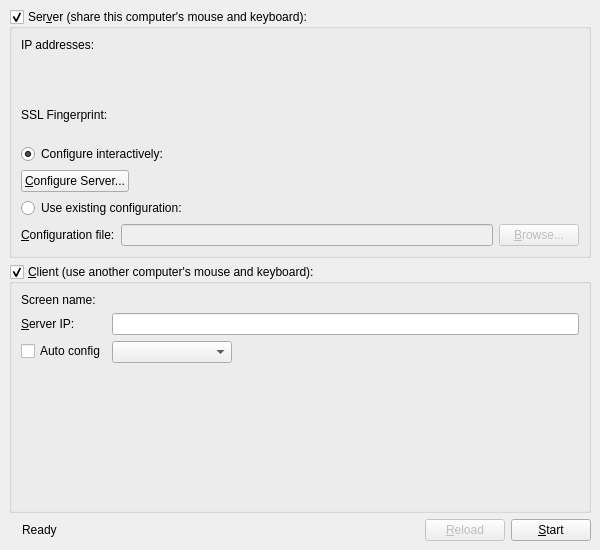
<?xml version="1.0" encoding="UTF-8"?>
<ui version="4.0">
 <class>MainWindowBase</class>
 <widget class="QMainWindow" name="MainWindowBase">
  <property name="geometry">
   <rect>
    <x>0</x>
    <y>0</y>
    <width>600</width>
    <height>550</height>
   </rect>
  </property>
  <property name="sizePolicy">
   <sizepolicy hsizetype="Fixed" vsizetype="Fixed">
    <horstretch>0</horstretch>
    <verstretch>0</verstretch>
   </sizepolicy>
  </property>
  <property name="minimumSize">
   <size>
    <width>600</width>
    <height>0</height>
   </size>
  </property>
  <property name="windowTitle">
   <string>Barrier</string>
  </property>
  <widget class="QWidget" name="centralwidget">
   <layout class="QVBoxLayout" name="verticalLayout_2">
    <item>
     <widget class="QGroupBox" name="m_pGroupServer">
      <property name="sizePolicy">
       <sizepolicy hsizetype="Preferred" vsizetype="Preferred">
        <horstretch>0</horstretch>
        <verstretch>0</verstretch>
       </sizepolicy>
      </property>
      <property name="title">
       <string>Ser&amp;ver (share this computer's mouse and keyboard):</string>
      </property>
      <property name="checkable">
       <bool>true</bool>
      </property>
      <property name="checked">
       <bool>true</bool>
      </property>
      <layout class="QVBoxLayout">
       <item>
        <layout class="QFormLayout" name="formLayout">
         <property name="fieldGrowthPolicy">
          <enum>QFormLayout::AllNonFixedFieldsGrow</enum>
         </property>
         <item row="0" column="0">
          <widget class="QLabel" name="label_2">
           <property name="text">
            <string>IP addresses:</string>
           </property>
          </widget>
         </item>
         <item row="0" column="1">
          <widget class="QLabel" name="m_pLabelIpAddresses">
           <property name="text">
            <string notr="true"/>
           </property>
          </widget>
         </item>
        </layout>
       </item>
       <item>
        <layout class="QHBoxLayout" name="horizontalLayout_3">
         <item>
          <widget class="QLabel" name="m_pLabelFingerprint">
           <property name="sizePolicy">
            <sizepolicy hsizetype="Maximum" vsizetype="Preferred">
             <horstretch>0</horstretch>
             <verstretch>0</verstretch>
            </sizepolicy>
           </property>
           <property name="text">
            <string>SSL Fingerprint:</string>
           </property>
          </widget>
         </item>
         <item>
          <widget class="QLabel" name="m_pLabelLocalFingerprint">
           <property name="text">
            <string/>
           </property>
          </widget>
         </item>
        </layout>
       </item>
       <item>
        <widget class="QRadioButton" name="m_pRadioInternalConfig">
         <property name="text">
          <string>Configure interactively:</string>
         </property>
         <property name="checked">
          <bool>true</bool>
         </property>
        </widget>
       </item>
       <item>
        <layout class="QHBoxLayout" name="horizontalLayout_4">
         <item>
          <widget class="QPushButton" name="m_pButtonConfigureServer">
           <property name="text">
            <string>&amp;Configure Server...</string>
           </property>
          </widget>
         </item>
         <item>
          <spacer>
           <property name="orientation">
            <enum>Qt::Horizontal</enum>
           </property>
           <property name="sizeHint" stdset="0">
            <size>
             <width>40</width>
             <height>20</height>
            </size>
           </property>
          </spacer>
         </item>
        </layout>
       </item>
       <item>
        <widget class="QRadioButton" name="m_pRadioExternalConfig">
         <property name="text">
          <string>Use existing configuration:</string>
         </property>
        </widget>
       </item>
       <item>
        <layout class="QHBoxLayout">
         <item>
          <widget class="QLabel" name="m_pLabelConfigurationFile">
           <property name="text">
            <string>&amp;Configuration file:</string>
           </property>
           <property name="buddy">
            <cstring>m_pLineEditConfigFile</cstring>
           </property>
          </widget>
         </item>
         <item>
          <widget class="QLineEdit" name="m_pLineEditConfigFile">
           <property name="enabled">
            <bool>false</bool>
           </property>
          </widget>
         </item>
         <item>
          <widget class="QPushButton" name="m_pButtonBrowseConfigFile">
           <property name="enabled">
            <bool>false</bool>
           </property>
           <property name="text">
            <string>&amp;Browse...</string>
           </property>
          </widget>
         </item>
        </layout>
       </item>
      </layout>
     </widget>
    </item>
    <item>
     <widget class="QGroupBox" name="m_pGroupClient">
      <property name="sizePolicy">
       <sizepolicy hsizetype="Preferred" vsizetype="Preferred">
        <horstretch>0</horstretch>
        <verstretch>0</verstretch>
       </sizepolicy>
      </property>
      <property name="title">
       <string>&amp;Client (use another computer's mouse and keyboard):</string>
      </property>
      <property name="checkable">
       <bool>true</bool>
      </property>
      <property name="checked">
       <bool>true</bool>
      </property>
      <layout class="QFormLayout" name="formLayout_3">
       <property name="fieldGrowthPolicy">
        <enum>QFormLayout::AllNonFixedFieldsGrow</enum>
       </property>
       <item row="0" column="0">
        <widget class="QLabel" name="label_5">
         <property name="text">
          <string>Screen name:</string>
         </property>
        </widget>
       </item>
       <item row="0" column="1">
        <widget class="QLabel" name="m_pLabelScreenName">
         <property name="text">
          <string notr="true"/>
         </property>
        </widget>
       </item>
       <item row="2" column="0">
        <widget class="QLabel" name="m_pLabelServerName">
         <property name="text">
          <string>&amp;Server IP:</string>
         </property>
         <property name="buddy">
          <cstring>m_pLineEditHostname</cstring>
         </property>
        </widget>
       </item>
       <item row="2" column="1">
        <widget class="QLineEdit" name="m_pLineEditHostname"/>
       </item>
       <item row="3" column="0">
        <widget class="QCheckBox" name="m_pCheckBoxAutoConfig">
         <property name="text">
          <string>Auto config</string>
         </property>
        </widget>
       </item>
       <item row="3" column="1">
        <widget class="QComboBox" name="m_pComboServerList">
         <property name="sizePolicy">
          <sizepolicy hsizetype="Maximum" vsizetype="Preferred">
           <horstretch>0</horstretch>
           <verstretch>0</verstretch>
          </sizepolicy>
         </property>
         <property name="minimumSize">
          <size>
           <width>120</width>
           <height>0</height>
          </size>
         </property>
        </widget>
       </item>
      </layout>
     </widget>
    </item>
    <item>
     <layout class="QHBoxLayout" name="horizontalLayout">
      <property name="sizeConstraint">
       <enum>QLayout::SetDefaultConstraint</enum>
      </property>
      <item>
       <widget class="QLabel" name="m_pLabelPadlock">
        <property name="enabled">
         <bool>true</bool>
        </property>
        <property name="text">
         <string/>
        </property>
        <property name="pixmap">
         <pixmap resource="../res/Barrier.qrc">:/res/icons/16x16/padlock.png</pixmap>
        </property>
       </widget>
      </item>
      <item>
       <widget class="QLabel" name="m_pStatusLabel">
        <property name="text">
         <string>Ready</string>
        </property>
       </widget>
      </item>
      <item>
       <spacer name="spacer">
        <property name="orientation">
         <enum>Qt::Horizontal</enum>
        </property>
        <property name="sizeHint" stdset="0">
         <size>
          <width>40</width>
          <height>20</height>
         </size>
        </property>
       </spacer>
      </item>
      <item>
       <widget class="QPushButton" name="m_pButtonReload">
        <property name="enabled">
         <bool>false</bool>
        </property>
        <property name="text">
         <string>&amp;Reload</string>
        </property>
       </widget>
      </item>
      <item>
       <widget class="QPushButton" name="m_pButtonToggleStart">
        <property name="text">
         <string>&amp;Start</string>
        </property>
       </widget>
      </item>
     </layout>
    </item>
   </layout>
  </widget>
  <action name="m_pActionAbout">
   <property name="text">
    <string>&amp;About Barrier...</string>
   </property>
   <property name="shortcut">
    <string notr="true"/>
   </property>
  </action>
  <action name="m_pActionQuit">
   <property name="text">
    <string>&amp;Quit</string>
   </property>
   <property name="statusTip">
    <string>Quit</string>
   </property>
   <property name="shortcut">
    <string notr="true">Ctrl+Q</string>
   </property>
  </action>
  <action name="m_pActionStartBarrier">
   <property name="text">
    <string>&amp;Start</string>
   </property>
   <property name="statusTip">
    <string>Run</string>
   </property>
   <property name="shortcut">
    <string notr="true">Ctrl+S</string>
   </property>
  </action>
  <action name="m_pActionStopBarrier">
   <property name="enabled">
    <bool>false</bool>
   </property>
   <property name="text">
    <string>S&amp;top</string>
   </property>
   <property name="statusTip">
    <string>Stop</string>
   </property>
   <property name="shortcut">
    <string notr="true">Ctrl+T</string>
   </property>
  </action>
  <action name="m_pActionMinimize">
   <property name="text">
    <string>&amp;Hide</string>
   </property>
   <property name="toolTip">
    <string>Hide</string>
   </property>
   <property name="shortcut">
    <string notr="true">F5</string>
   </property>
  </action>
  <action name="m_pActionRestore">
   <property name="text">
    <string>&amp;Show</string>
   </property>
   <property name="toolTip">
    <string>Show</string>
   </property>
   <property name="shortcut">
    <string notr="true"/>
   </property>
  </action>
  <action name="m_pActionSave">
   <property name="text">
    <string>S&amp;ave configuration</string>
   </property>
   <property name="statusTip">
    <string>Save the interactively generated server configuration to a file.</string>
   </property>
   <property name="shortcut">
    <string notr="true">Ctrl+Alt+S</string>
   </property>
  </action>
  <action name="m_pActionSettings">
   <property name="text">
    <string>Change &amp;Settings</string>
   </property>
   <property name="statusTip">
    <string>Edit settings</string>
   </property>
   <property name="shortcut">
    <string notr="true">F4</string>
   </property>
  </action>
  <action name="m_pActionShowLog">
   <property name="text">
    <string>Show &amp;Log</string>
   </property>
   <property name="toolTip">
    <string>Show Log</string>
   </property>
   <property name="shortcut">
    <string notr="true">F2</string>
   </property>
  </action>
 </widget>
 <resources>
  <include location="../res/Barrier.qrc"/>
 </resources>
 <connections>
  <connection>
   <sender>m_pRadioExternalConfig</sender>
   <signal>toggled(bool)</signal>
   <receiver>m_pLineEditConfigFile</receiver>
   <slot>setEnabled(bool)</slot>
   <hints>
    <hint type="sourcelabel">
     <x>156</x>
     <y>179</y>
    </hint>
    <hint type="destinationlabel">
     <x>169</x>
     <y>209</y>
    </hint>
   </hints>
  </connection>
  <connection>
   <sender>m_pRadioExternalConfig</sender>
   <signal>toggled(bool)</signal>
   <receiver>m_pButtonBrowseConfigFile</receiver>
   <slot>setEnabled(bool)</slot>
   <hints>
    <hint type="sourcelabel">
     <x>353</x>
     <y>182</y>
    </hint>
    <hint type="destinationlabel">
     <x>356</x>
     <y>211</y>
    </hint>
   </hints>
  </connection>
  <connection>
   <sender>m_pRadioInternalConfig</sender>
   <signal>toggled(bool)</signal>
   <receiver>m_pButtonConfigureServer</receiver>
   <slot>setEnabled(bool)</slot>
   <hints>
    <hint type="sourcelabel">
     <x>204</x>
     <y>244</y>
    </hint>
    <hint type="destinationlabel">
     <x>212</x>
     <y>274</y>
    </hint>
   </hints>
  </connection>
  <connection>
   <sender>m_pButtonToggleStart</sender>
   <signal>clicked()</signal>
   <receiver>m_pActionStartBarrier</receiver>
   <slot>trigger()</slot>
   <hints>
    <hint type="sourcelabel">
     <x>361</x>
     <y>404</y>
    </hint>
    <hint type="destinationlabel">
     <x>-1</x>
     <y>-1</y>
    </hint>
   </hints>
  </connection>
 </connections>
</ui>
